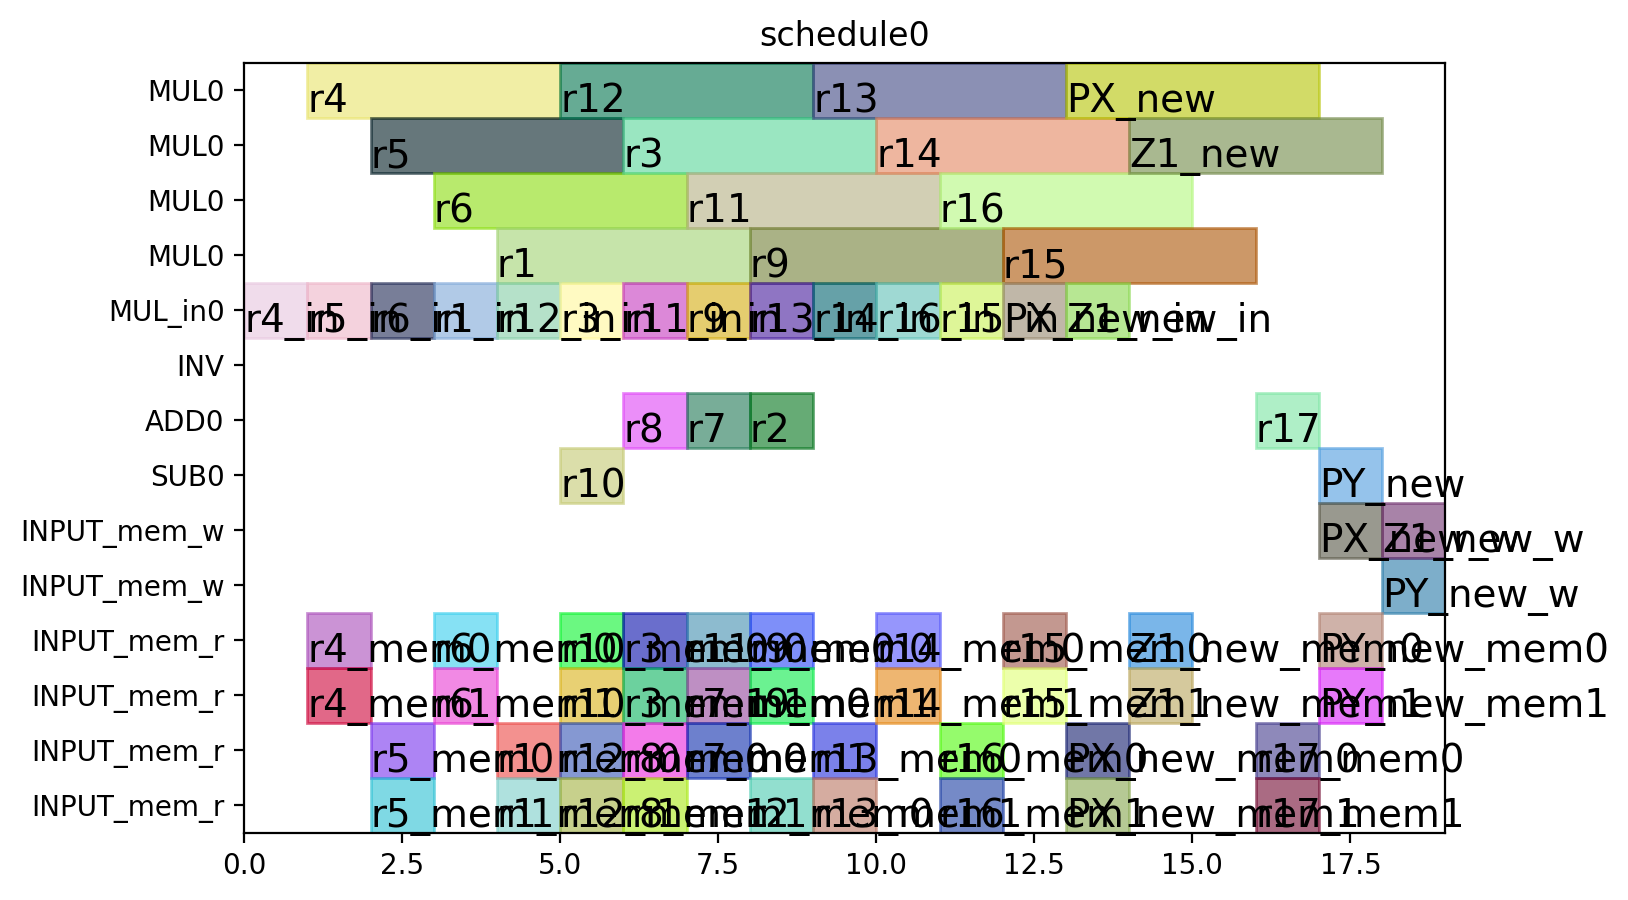

Here is the Python script that generated this plot:
from pyschedule import Scenario, solvers, plotters, alt


def solve():
	horizon = 90
	S = Scenario("schedule0", horizon=horizon)

	# resource
	MUL = S.Resources('MUL', num=1, size=4)
	MUL_in = S.Resources('MUL_in', num=1)
	INV = S.Resource('INV')
	ADD = S.Resources('ADD', num=1, periods=range(1, horizon))
	SUB = S.Resources('SUB', num=1, periods=range(1, horizon))
	INPUT_mem_w = S.Resource('INPUT_mem_w', size=2)
	INPUT_mem_r = S.Resource('INPUT_mem_r', size=4)

	# result of previous scheduling

	# new tasks
	r1_in = S.Task('r1_in', length=1, delay_cost=1)
	r1_in += alt(MUL_in)
	r1 = S.Task('r1', length=4, delay_cost=1)
	r1 += alt(MUL)
	S += r1>=r1_in

	r1_mem0 = S.Task('r1_mem0', length=1, delay_cost=1)
	r1_mem0 += INPUT_mem_r
	S += r1_mem0-1 <= r1

	r1_mem1 = S.Task('r1_mem1', length=1, delay_cost=1)
	r1_mem1 += INPUT_mem_r
	S += r1_mem1-1 <= r1

	r3_in = S.Task('r3_in', length=1, delay_cost=1)
	r3_in += alt(MUL_in)
	r3 = S.Task('r3', length=4, delay_cost=1)
	r3 += alt(MUL)
	S += r3>=r3_in

	r3_mem0 = S.Task('r3_mem0', length=1, delay_cost=1)
	r3_mem0 += INPUT_mem_r
	S += r3_mem0-1 <= r3

	r3_mem1 = S.Task('r3_mem1', length=1, delay_cost=1)
	r3_mem1 += INPUT_mem_r
	S += r3_mem1-1 <= r3

	r4_in = S.Task('r4_in', length=1, delay_cost=1)
	r4_in += alt(MUL_in)
	r4 = S.Task('r4', length=4, delay_cost=1)
	r4 += alt(MUL)
	S += r4>=r4_in

	r4_mem0 = S.Task('r4_mem0', length=1, delay_cost=1)
	r4_mem0 += INPUT_mem_r
	S += r4_mem0-1 <= r4

	r4_mem1 = S.Task('r4_mem1', length=1, delay_cost=1)
	r4_mem1 += INPUT_mem_r
	S += r4_mem1-1 <= r4

	r5_in = S.Task('r5_in', length=1, delay_cost=1)
	r5_in += alt(MUL_in)
	r5 = S.Task('r5', length=4, delay_cost=1)
	r5 += alt(MUL)
	S += r5>=r5_in

	r5_mem0 = S.Task('r5_mem0', length=1, delay_cost=1)
	r5_mem0 += INPUT_mem_r
	S += r5_mem0-1 <= r5

	r5_mem1 = S.Task('r5_mem1', length=1, delay_cost=1)
	r5_mem1 += INPUT_mem_r
	S += r5_mem1-1 <= r5

	r6_in = S.Task('r6_in', length=1, delay_cost=1)
	r6_in += alt(MUL_in)
	r6 = S.Task('r6', length=4, delay_cost=1)
	r6 += alt(MUL)
	S += r6>=r6_in

	r6_mem0 = S.Task('r6_mem0', length=1, delay_cost=1)
	r6_mem0 += INPUT_mem_r
	S += r6_mem0-1 <= r6

	r6_mem1 = S.Task('r6_mem1', length=1, delay_cost=1)
	r6_mem1 += INPUT_mem_r
	S += r6_mem1-1 <= r6

	r12_in = S.Task('r12_in', length=1, delay_cost=1)
	r12_in += alt(MUL_in)
	r12 = S.Task('r12', length=4, delay_cost=1)
	r12 += alt(MUL)
	S += r12>=r12_in

	r12_mem0 = S.Task('r12_mem0', length=1, delay_cost=1)
	r12_mem0 += INPUT_mem_r
	S += r12_mem0-1 <= r12

	r12_mem1 = S.Task('r12_mem1', length=1, delay_cost=1)
	r12_mem1 += INPUT_mem_r
	S += r12_mem1-1 <= r12

	r13_in = S.Task('r13_in', length=1, delay_cost=1)
	r13_in += alt(MUL_in)
	r13 = S.Task('r13', length=4, delay_cost=1)
	r13 += alt(MUL)
	S += r13>=r13_in

	r13_mem0 = S.Task('r13_mem0', length=1, delay_cost=1)
	r13_mem0 += INPUT_mem_r
	S += r13_mem0-1 <= r13

	r13_mem1 = S.Task('r13_mem1', length=1, delay_cost=1)
	r13_mem1 += INPUT_mem_r
	S += r13_mem1-1 <= r13

	r2 = S.Task('r2', length=1, delay_cost=1)
	r2 += alt(ADD)

	r2_mem0 = S.Task('r2_mem0', length=1, delay_cost=1)
	r2_mem0 += alt(INPUT_mem_r)
	S += r1 < r2_mem0
	S += r2_mem0-1 <= r2

	r7 = S.Task('r7', length=1, delay_cost=1)
	r7 += alt(ADD)

	r7_mem0 = S.Task('r7_mem0', length=1, delay_cost=1)
	r7_mem0 += alt(INPUT_mem_r)
	S += r5 < r7_mem0
	S += r7_mem0-1 <= r7

	r7_mem1 = S.Task('r7_mem1', length=1, delay_cost=1)
	r7_mem1 += alt(INPUT_mem_r)
	S += r6 < r7_mem1
	S += r7_mem1-1 <= r7

	r8 = S.Task('r8', length=1, delay_cost=1)
	r8 += alt(ADD)

	r8_mem0 = S.Task('r8_mem0', length=1, delay_cost=1)
	r8_mem0 += INPUT_mem_r
	S += r8_mem0-1 <= r8

	r8_mem1 = S.Task('r8_mem1', length=1, delay_cost=1)
	r8_mem1 += alt(INPUT_mem_r)
	S += r4 < r8_mem1
	S += r8_mem1-1 <= r8

	r10 = S.Task('r10', length=1, delay_cost=1)
	r10 += alt(SUB)

	r10_mem0 = S.Task('r10_mem0', length=1, delay_cost=1)
	r10_mem0 += INPUT_mem_r
	S += r10_mem0-1 <= r10

	r10_mem1 = S.Task('r10_mem1', length=1, delay_cost=1)
	r10_mem1 += alt(INPUT_mem_r)
	S += r4 < r10_mem1
	S += r10_mem1-1 <= r10

	r9_in = S.Task('r9_in', length=1, delay_cost=1)
	r9_in += alt(MUL_in)
	r9 = S.Task('r9', length=4, delay_cost=1)
	r9 += alt(MUL)
	S += r9>=r9_in

	r9_mem0 = S.Task('r9_mem0', length=1, delay_cost=1)
	r9_mem0 += INPUT_mem_r
	S += r9_mem0-1 <= r9

	r9_mem1 = S.Task('r9_mem1', length=1, delay_cost=1)
	r9_mem1 += alt(INPUT_mem_r)
	S += r7 < r9_mem1
	S += r9_mem1-1 <= r9

	r11_in = S.Task('r11_in', length=1, delay_cost=1)
	r11_in += alt(MUL_in)
	r11 = S.Task('r11', length=4, delay_cost=1)
	r11 += alt(MUL)
	S += r11>=r11_in

	r11_mem0 = S.Task('r11_mem0', length=1, delay_cost=1)
	r11_mem0 += alt(INPUT_mem_r)
	S += r10 < r11_mem0
	S += r11_mem0-1 <= r11

	r14_in = S.Task('r14_in', length=1, delay_cost=1)
	r14_in += alt(MUL_in)
	r14 = S.Task('r14', length=4, delay_cost=1)
	r14 += alt(MUL)
	S += r14>=r14_in

	r14_mem0 = S.Task('r14_mem0', length=1, delay_cost=1)
	r14_mem0 += alt(INPUT_mem_r)
	S += r2 < r14_mem0
	S += r14_mem0-1 <= r14

	r14_mem1 = S.Task('r14_mem1', length=1, delay_cost=1)
	r14_mem1 += alt(INPUT_mem_r)
	S += r3 < r14_mem1
	S += r14_mem1-1 <= r14

	r15_in = S.Task('r15_in', length=1, delay_cost=1)
	r15_in += alt(MUL_in)
	r15 = S.Task('r15', length=4, delay_cost=1)
	r15 += alt(MUL)
	S += r15>=r15_in

	r15_mem0 = S.Task('r15_mem0', length=1, delay_cost=1)
	r15_mem0 += alt(INPUT_mem_r)
	S += r8 < r15_mem0
	S += r15_mem0-1 <= r15

	r15_mem1 = S.Task('r15_mem1', length=1, delay_cost=1)
	r15_mem1 += alt(INPUT_mem_r)
	S += r9 < r15_mem1
	S += r15_mem1-1 <= r15

	r16_in = S.Task('r16_in', length=1, delay_cost=1)
	r16_in += alt(MUL_in)
	r16 = S.Task('r16', length=4, delay_cost=1)
	r16 += alt(MUL)
	S += r16>=r16_in

	r16_mem0 = S.Task('r16_mem0', length=1, delay_cost=1)
	r16_mem0 += alt(INPUT_mem_r)
	S += r11 < r16_mem0
	S += r16_mem0-1 <= r16

	r16_mem1 = S.Task('r16_mem1', length=1, delay_cost=1)
	r16_mem1 += INPUT_mem_r
	S += r16_mem1-1 <= r16

	r17 = S.Task('r17', length=1, delay_cost=1)
	r17 += alt(ADD)

	r17_mem0 = S.Task('r17_mem0', length=1, delay_cost=1)
	r17_mem0 += alt(INPUT_mem_r)
	S += r14 < r17_mem0
	S += r17_mem0-1 <= r17

	r17_mem1 = S.Task('r17_mem1', length=1, delay_cost=1)
	r17_mem1 += alt(INPUT_mem_r)
	S += r15 < r17_mem1
	S += r17_mem1-1 <= r17

	PX_new_in = S.Task('PX_new_in', length=1, delay_cost=1)
	PX_new_in += alt(MUL_in)
	PX_new = S.Task('PX_new', length=4, delay_cost=1)
	PX_new += alt(MUL)
	S += PX_new>=PX_new_in

	S += 0<PX_new

	PX_new_mem0 = S.Task('PX_new_mem0', length=1, delay_cost=1)
	PX_new_mem0 += alt(INPUT_mem_r)
	S += r2 < PX_new_mem0
	S += PX_new_mem0-1 <= PX_new

	PX_new_mem1 = S.Task('PX_new_mem1', length=1, delay_cost=1)
	PX_new_mem1 += alt(INPUT_mem_r)
	S += r12 < PX_new_mem1
	S += PX_new_mem1-1 <= PX_new

	PX_new_w = S.Task('PX_new_w', length=1, delay_cost=1)
	PX_new_w += alt(INPUT_mem_w)
	S += PX_new <= PX_new_w

	Z1_new_in = S.Task('Z1_new_in', length=1, delay_cost=1)
	Z1_new_in += alt(MUL_in)
	Z1_new = S.Task('Z1_new', length=4, delay_cost=1)
	Z1_new += alt(MUL)
	S += Z1_new>=Z1_new_in

	S += 0<Z1_new

	Z1_new_mem0 = S.Task('Z1_new_mem0', length=1, delay_cost=1)
	Z1_new_mem0 += alt(INPUT_mem_r)
	S += r2 < Z1_new_mem0
	S += Z1_new_mem0-1 <= Z1_new

	Z1_new_mem1 = S.Task('Z1_new_mem1', length=1, delay_cost=1)
	Z1_new_mem1 += alt(INPUT_mem_r)
	S += r13 < Z1_new_mem1
	S += Z1_new_mem1-1 <= Z1_new

	Z1_new_w = S.Task('Z1_new_w', length=1, delay_cost=1)
	Z1_new_w += alt(INPUT_mem_w)
	S += Z1_new <= Z1_new_w

	PY_new = S.Task('PY_new', length=1, delay_cost=1)
	PY_new += alt(SUB)

	S += 0<PY_new

	PY_new_mem0 = S.Task('PY_new_mem0', length=1, delay_cost=1)
	PY_new_mem0 += alt(INPUT_mem_r)
	S += r17 < PY_new_mem0
	S += PY_new_mem0-1 <= PY_new

	PY_new_mem1 = S.Task('PY_new_mem1', length=1, delay_cost=1)
	PY_new_mem1 += alt(INPUT_mem_r)
	S += r16 < PY_new_mem1
	S += PY_new_mem1-1 <= PY_new

	PY_new_w = S.Task('PY_new_w', length=1, delay_cost=1)
	PY_new_w += alt(INPUT_mem_w)
	S += PY_new <= PY_new_w

	solvers.mip.solve(S,msg=1,ratio_gap=1.01)

	solution = [['hoge']*len(S.solution()[1]) for i in range(len(S.solution()))]
	for i in range(len(S.solution())):
		for j in range(len(S.solution()[i])):
			solution[i][j]=str(S.solution()[i][j])
	print(solution)

	cycles = int(solution[-1][3])

	pic_file_name = "/Users/fukudamomoko/Desktop/research/ABE/python/scheduling/yrecover_mul1_4_add1_1/schedule0.png"
	if(S.solution() != []):
		plotters.matplotlib.plot(S,img_filename=pic_file_name, vertical_text=False, fig_size=(cycles*0.25+3, 5))

	return solution
